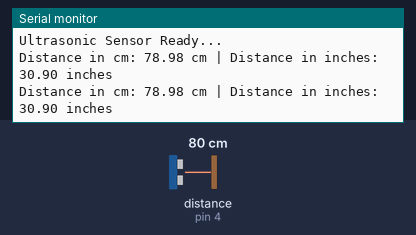
Simulated run of this sketch. Board: Arduino Uno, built with avr-gcc and run on an emulated ATmega328P. Shown: the last lines printed to the serial monitor. Wiring (inferred from the names in the program): ultrasonic range finder: trigger pin 3; echo pin 4. The test bench sets the inputs (shaded band); at power-on: distance to the obstacle (sensor on pin 4) 80 cm. The echo pulse lasts 58.3 µs per cm.

Above: at 1.8 s.
1.9 s: distance to the obstacle (sensor on pin 4) set to 2 cm
At 2.8 s:
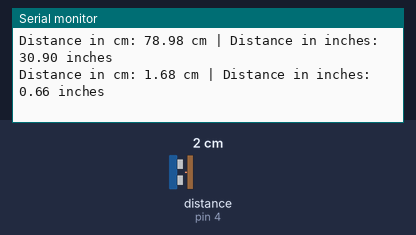
3.4 s: distance to the obstacle (sensor on pin 4) set to 4 cm
At 4.8 s:
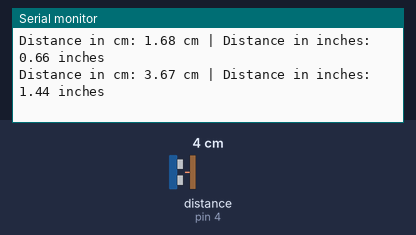
Timing chart, 0 to 6.4 s (numbered marks = the images above; inputs shaded):
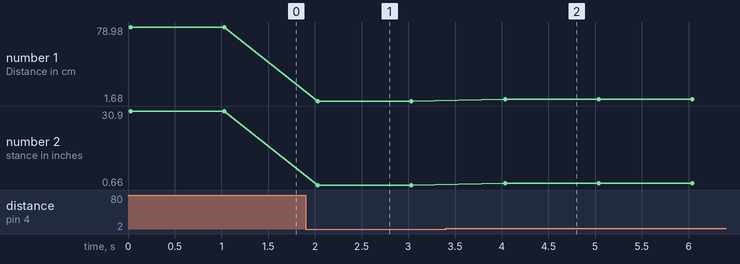

Measured:
- after the input at 1.9 s, the serial monitor: prints a new line after 0.13 s (image 1)
- after the input at 3.4 s, the serial monitor: prints a new line after 0.64 s (image 2)
- plotted number 1: 78.98 → 1.68 after the input at 1.9 s, 1.68 → 3.67 after the input at 3.4 s
- plotted number 2: 30.9 → 0.66 after the input at 1.9 s, 0.66 → 1.44 after the input at 3.4 s

The sketch:

ultrasonic.ino
```cpp
// Ultrasonic Distance Measurement using HC-SR04
// Author: Mahesh
// TRIG connected to Digital Pin 3
// ECHO connected to Digital Pin 4

// Pin Definitions
const int trigPin = 3;
const int echoPin = 4;

// Variables
unsigned long duration;
float distanceCm;
float distanceInches;

void setup() {

  pinMode(trigPin, OUTPUT);
  pinMode(echoPin, INPUT);

  Serial.begin(9600);

  Serial.println("Ultrasonic Sensor Ready...");
}

void loop() {

  // Ensure TRIG is LOW
  digitalWrite(trigPin, LOW);
  delayMicroseconds(2);

  // Send 10 microsecond pulse to TRIG
  digitalWrite(trigPin, HIGH);
  delayMicroseconds(10);
  digitalWrite(trigPin, LOW);

  // Read echo duration
  duration = pulseIn(echoPin, HIGH);

  // Calculate distance
  distanceCm = duration * 0.034 / 2;
  distanceInches = duration * 0.0133 / 2;

  // Display results
  Serial.print("Distance in cm: ");
  Serial.print(distanceCm);
  Serial.print(" cm | Distance in inches: ");
  Serial.print(distanceInches);
  Serial.println(" inches");

  delay(1000);   // Wait 1 second before next reading
}
```
